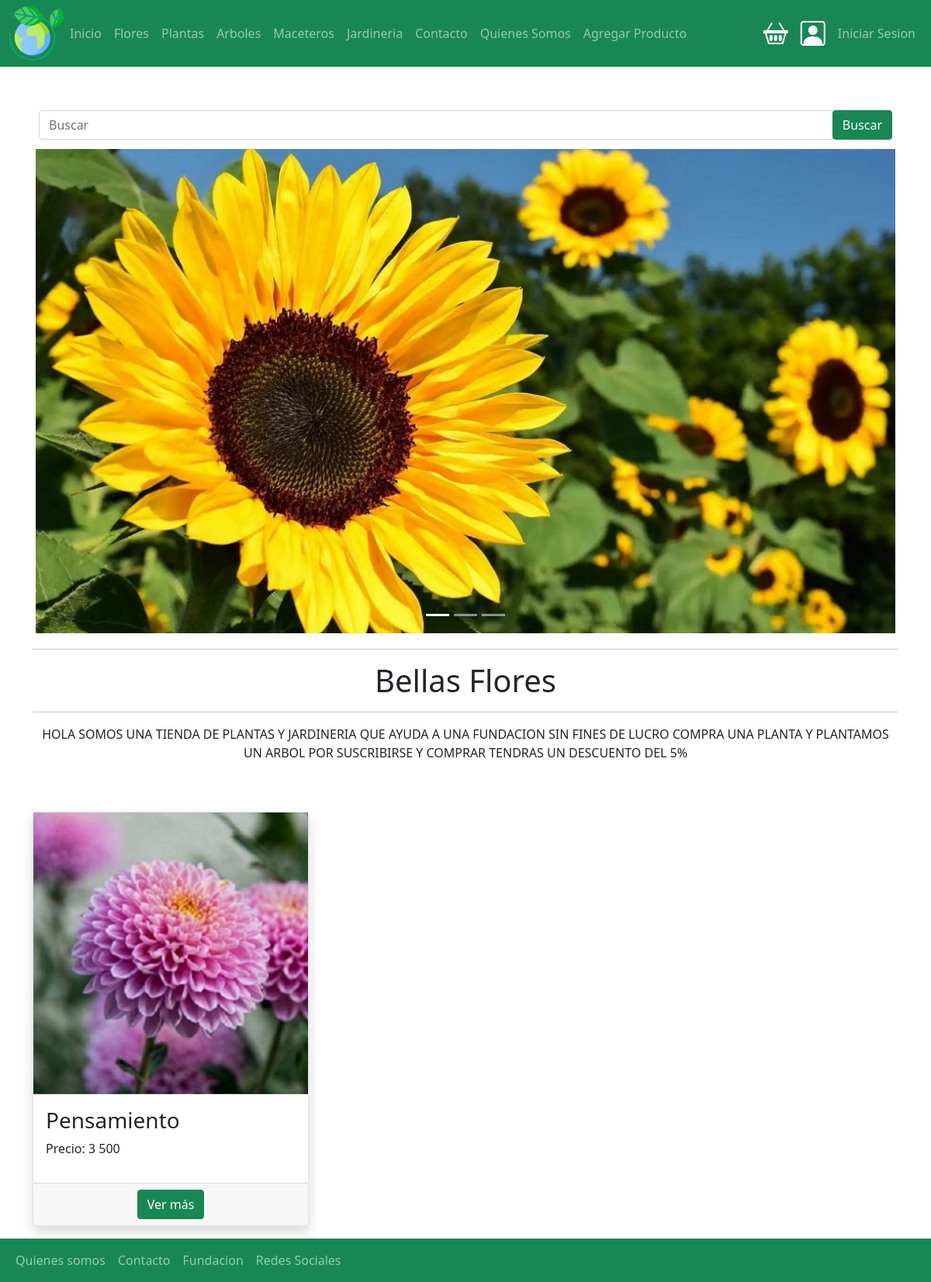
Before: / with the older database file.
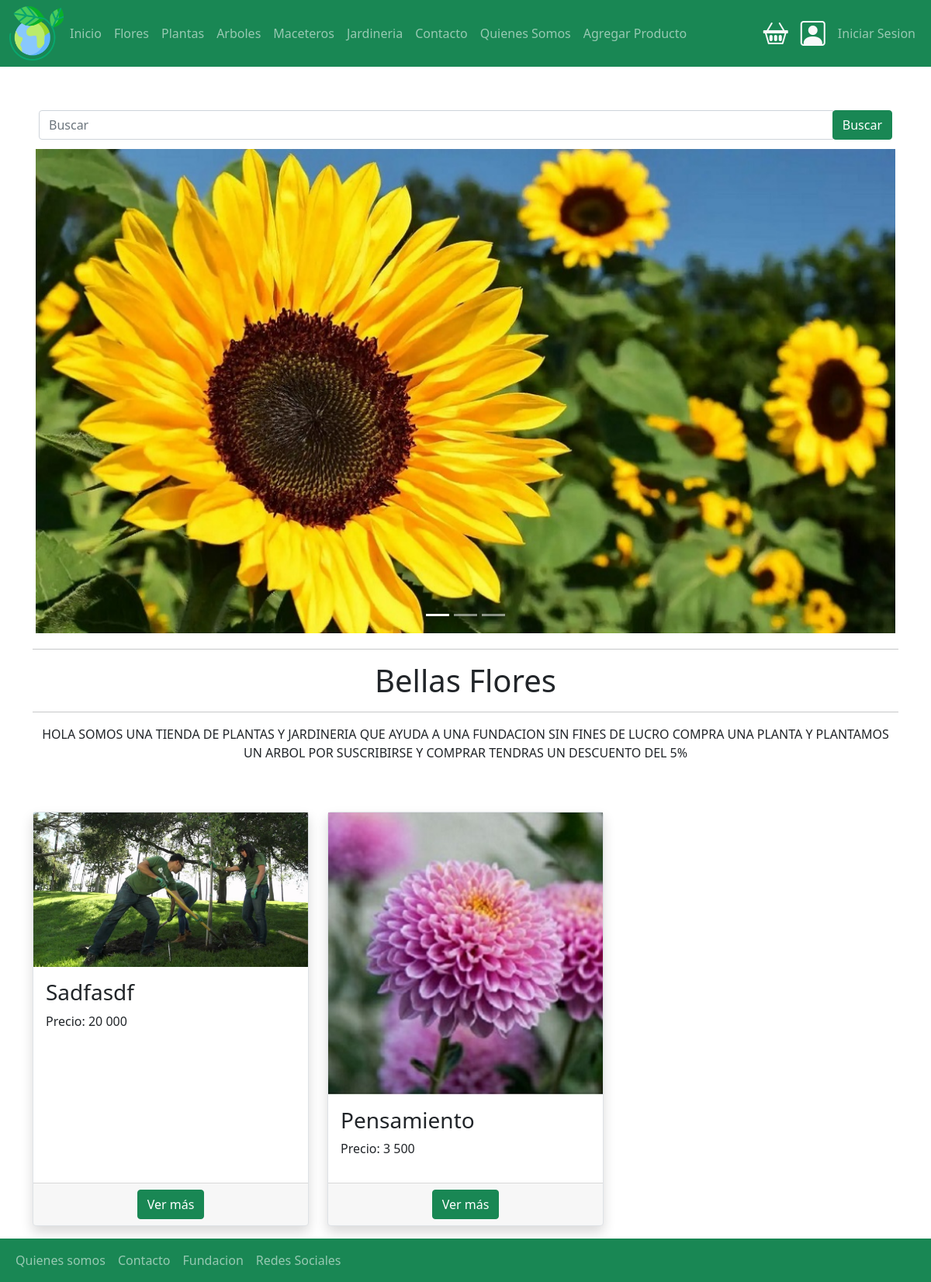
After: the same page with the newer database file.
### productos/models.py (models this page shows, shortened)
class Producto(models.Model):
    nombre =  models.CharField(max_length=50)
    imagen = models.ImageField(upload_to="productos",null=False, blank=False)
    descripcion = models.TextField()
    precio = models.IntegerField(default=0)
    slug = models.SlugField(null=False, blank=False , unique=True)
    creacion = models.DateTimeField(auto_now_add=True)
    categoria =  models.ForeignKey(Categoria, on_delete=models.PROTECT)

### productos/views.py (the view)
# urls.py: path('',PrductoListaView.as_view(),name="home"),
class PrductoListaView(ListView):
    template_name='home.html'
    queryset = Producto.objects.all().order_by('-id')
    def get_context_data(self, **kwargs):
        context =  super().get_context_data(**kwargs)
        context['productos'] = context['producto_list']
        return context

### templates/home.html (shortened to what this page needs)
{% extends 'base.html' %}
{% load static %}
{% load humanize %}
{% block contenido %}
    <section>
        <div class="container">
            <div class="row d-flex justify-content-center p-2">
                <div class="col-sm-6 col-md-12  col-xs-12 mt-5">
                     {% include 'productos/snippets/buscador.html' %}
                </div>
            </div>
            <div id="demo" class="carousel slide" data-bs-ride="carousel">
                <div class="carousel-indicators ">
                    <button type="button" data-bs-target="#demo" data-bs-slide-to="0" class="active "></button>
                    <button type="button" data-bs-target="#demo" data-bs-slide-to="1"></button>
                    <button type="button" data-bs-target="#demo" data-bs-slide-to="2"></button>
                </div>
                <div class="carousel-inner p-1">
                    <div class="carousel-item active">
                        <img src="{% static 'img/plantas.jpg' %}" alt="Plantas Exterior" class="d-block w-100">
                    </div>
                </div>
            </div>
        </div>
    </section>
    <section>
        <div class="container">
            <div class="row">
                <div>
                    <div class="text-center">
                        <hr>
                        <h1 class="titulo">Bellas Flores</h1>
                        <hr>
                        <p class="descripcion colorIndicadores">HOLA SOMOS UNA TIENDA DE PLANTAS Y JARDINERIA
                            QUE AYUDA A UNA FUNDACION SIN FINES DE LUCRO
                            COMPRA UNA PLANTA Y PLANTAMOS UN ARBOL
                            POR SUSCRIBIRSE Y COMPRAR TENDRAS UN DESCUENTO DEL 5%</p>
                    </div>
                </div>
            </div>
        </div>
    </section>
    <section>
        <div class="container mb-3">
            <div class="row">
                    {% for p in productos %}
                        {% include 'productos/snippets/productos.html' with productos=p %}
                    {% endfor %}
            </div>
        </div>
    </section>
{% endblock contenido %}

### productos/templates/productos/snippets/productos.html
{% load humanize %}
<div class=" col-sm-6 col-md-4  col-xs-12 mt-5 ">
    <div class="card  h-100 border shadow">
        {% if p.imagen %}
        <img src="{{ p.imagen.url }}" alt="imagen del producto" class="img-fluid">
        {% endif %}
        <div class="card-body">
            <h3 class="card-title">{{ p.nombre | title }}</h3>
            <p>Precio: {{ p.precio | intcomma}}</p>
        </div>
        <div class="card-footer">
            <div class="d-flex justify-content-center">
                <div class="row">
                    <div class="col-xs-4">
                    </div>
                </div>
                <a href="{% url 'productos:producto' p.slug %}" class="btn btn-success"> Ver más</a>
            </div>
        </div>
    </div>
</div>

Changed rows visible on the page:
added Producto: imagen (picture), nombre "Sadfasdf", precio "20 000"
